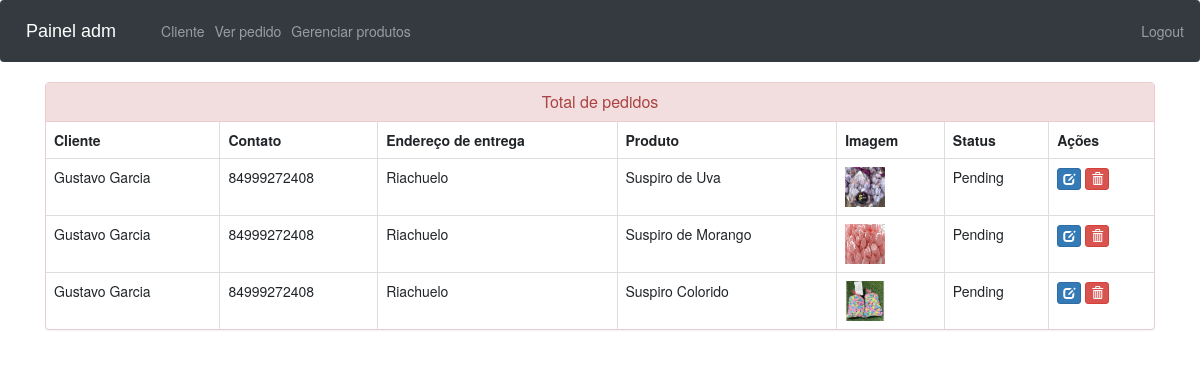
/admin-view-booking (signed in), run on an earlier commit of the app's database.
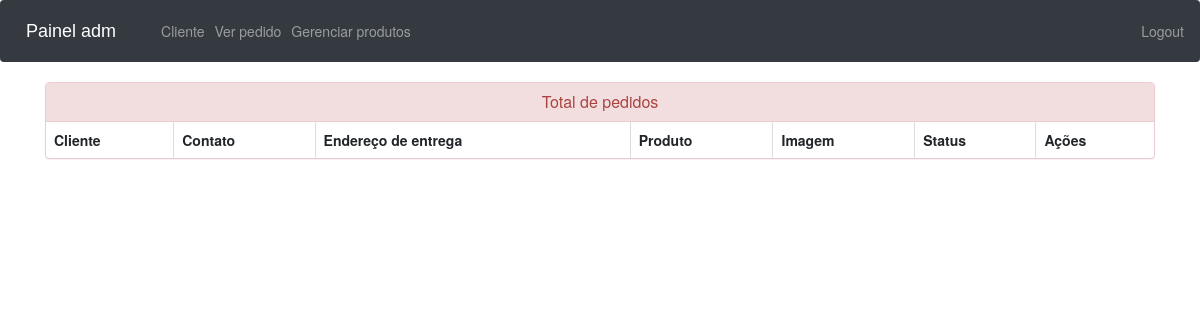
And on a later commit of the database.
### ecom/models.py (models this page shows, shortened)
class Customer(models.Model):
    user=models.OneToOneField(User,on_delete=models.CASCADE)
    profile_pic= models.ImageField(upload_to='profile_pic/CustomerProfilePic/',null=True,blank=True)
    address = models.CharField(max_length=40)
    mobile = models.CharField(max_length=20,null=False)
    @property
    def get_name(self):
        return self.user.first_name+" "+self.user.last_name

class Orders(models.Model):
    STATUS =(
        ('Pending','Pending'),
        ('Order Confirmed','Order Confirmed'),
        ('Out for Delivery','Out for Delivery'),
        ('Delivered','Delivered'),
    )
    customer=models.ForeignKey('Customer', on_delete=models.CASCADE,null=True)
    product=models.ForeignKey('Product',on_delete=models.CASCADE,null=True)
    email = models.CharField(max_length=50,null=True)
    address = models.CharField(max_length=500,null=True)
    mobile = models.CharField(max_length=20,null=True)
    order_date= models.DateField(auto_now_add=True,null=True)
    status=models.CharField(max_length=50,null=True,choices=STATUS)

class Product(models.Model):
    name=models.CharField(max_length=40)
    product_image= models.ImageField(upload_to='product_image/',null=True,blank=True)
    price = models.PositiveIntegerField()
    description=models.CharField(max_length=40)

### ecom/views.py (the view)
# urls.py: path('admin-view-booking', views.admin_view_booking_view,name='admin-view-booking'),
@login_required(login_url='adminlogin')
def admin_view_booking_view(request):
    orders=models.Orders.objects.all()
    ordered_products=[]
    ordered_bys=[]
    for order in orders:
        ordered_product=models.Product.objects.all().filter(id=order.product.id)
        ordered_by=models.Customer.objects.all().filter(id = order.customer.id)
        ordered_products.append(ordered_product)
        ordered_bys.append(ordered_by)
    return render(request,'ecom/admin_view_booking.html',{'data':zip(ordered_products,ordered_bys,orders)})

### templates/ecom/admin_view_booking.html (shortened to what this page needs)
{% extends 'ecom/admin_base.html' %}
{% load static %}
{% block content %}
<head>
  <link href="//netdna.bootstrapcdn.com/bootstrap/3.0.0/css/bootstrap.min.css" rel="stylesheet" id="bootstrap-css">
</head>
<div class="container">
  <div class="panel panel-danger">
    <div class="panel-heading">
      <h6 class="panel-title">Total de pedidos</h6>
    </div>
    <table class="table table-hover table-bordered" id="dev-table">
      <thead>
        <tr>
          <th>Cliente</th>
          <th>Contato</th>
          <th>Endereço de entrega</th>
          <th>Produto</th>
          <th>Imagem</th>
          <th>Status</th>
          <th>Ações</th>
        </tr>
      </thead>
      {% for product,customer,order in data %}
      <tr>
        {% for c in customer %}
        <td> {{c.get_name}}</td>
        <td>{{c.mobile}}</td>
        <td>{{order.address}}</td>
        {% endfor %}
        {% for p in product %}
        <td> {{p.name}}</td>
        <td> <img src="{% static p.product_image.url %}" alt="Profile Pic" height="40px" width="40px" /></td>
        <td>{{order.status}}</td>
        <td><a class="btn btn-primary btn-xs" href="{% url 'update-order' order.id  %}"><span class="glyphicon glyphicon-edit"></span></a>
        <a class="btn btn-danger btn-xs" href="{% url 'delete-order' order.id  %}"><span class="glyphicon glyphicon-trash"></span></a></td>
        {% endfor %}
      </tr>
      {% endfor %}
    </table>
  </div>
</div>
{% endblock content %}

What changed in the data, as far as the page shows it:
removed Orders: address "Riachuelo", status "Pending"
removed Customer: get_name "Gustavo Garcia", mobile "84999272408"
no longer on this page (row unchanged): Product: name "Suspiro de Uva", product_image (picture)
removed Orders: address "Riachuelo", status "Pending"
no longer on this page (row unchanged): Product: name "Suspiro de Morango", product_image (picture)
removed Orders: address "Riachuelo", status "Pending"
no longer on this page (row unchanged): Product: name "Suspiro Colorido", product_image (picture)
